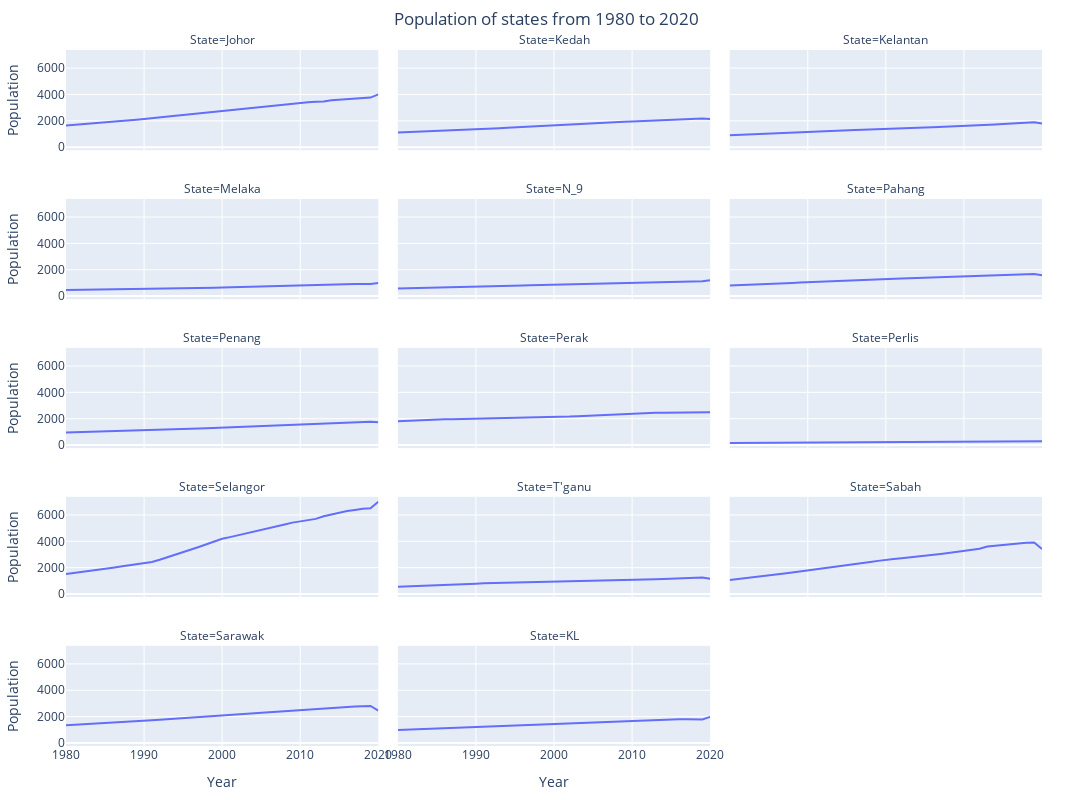

Notebook code for this chart:
### Code cell
# facet plot

fig = px.line(melted_state, x='Year', y='Population', facet_col='State', facet_col_wrap=3,
title='Population of states from 1980 to 2020')

# adjust layout to add space between facets
fig.update_layout(
    title='Population of states from 1980 to 2020',
    margin=dict(t=50, b=50, l=50, r=50),
    height=800,
    width=1200
)

# center the chart title
fig.update_layout(title_x=0.5)

fig.show()

### Figure 1 — Plotly figure (JSON) as saved in the notebook; plotly's stock layout.template omitted (floating-point values rounded to 4 significant figures)
{"data": [{"hovertemplate": "State=Johor<br>Year=%{x}<br>Population=%{y}<extra></extra>", "legendgroup": "", "line": {"color": "#636efa", "dash": "solid"}, "marker": {"symbol": "circle"}, "mode": "lines", "name": "", "orientation": "v", "showlegend": false, "type": "scatter", "x": [1980, 1981, 1982, 1983, 1984, 1985, 1986, 1987, 1988, 1989, 1990, 1991, 1992, 1993, 1994, 1995, 1996, 1997, 1998, 1999, 2000, 2001, 2002, 2003, 2004, 2005, 2006, 2007, 2008, 2009, 2010, 2011, 2012, 2013, 2014, 2015, 2016, 2017, 2018, 2019, 2020], "xaxis": "x13", "y": [1646.0, 1689.0, 1735.0, 1780.0, 1826.0, 1876.0, 1926.0, 1978.0, 2031, 2086.0, 2140.0, 2188.0, 2249.0, 2313.0, 2378.0, 2441.0, 2504.0, 2568.0, 2632.0, 2699.0, 2762.0, 2830.0, 2894.0, 2954, 3015.0, 3074.0, 3134.0, 3194.0, 3252.0, 3309.0, 3363.0, 3410.0, 3450.0, 3474.0, 3560.0, 3610.0, 3652.0, 3697, 3749.0, 3761.0, 4010.0], "yaxis": "y13"}, {"hovertemplate": "State=Kedah<br>Year=%{x}<br>Population=%{y}<extra></extra>", "legendgroup": "", "line": {"color": "#636efa", "dash": "solid"}, "marker": {"symbol": "circle"}, "mode": "lines", "name": "", "orientation": "v", "showlegend": false, "type": "scatter", "x": [1980, 1981, 1982, 1983, 1984, 1985, 1986, 1987, 1988, 1989, 1990, 1991, 1992, 1993, 1994, 1995, 1996, 1997, 1998, 1999, 2000, 2001, 2002, 2003, 2004, 2005, 2006, 2007, 2008, 2009, 2010, 2011, 2012, 2013, 2014, 2015, 2016, 2017, 2018, 2019, 2020], "xaxis": "x14", "y": [1120.0, 1140.0, 1162.0, 1184.0, 1206.0, 1231.0, 1256.0, 1281.0, 1305.0, 1329.0, 1352.0, 1371.0, 1402.0, 1434.0, 1467.0, 1500.0, 1533.0, 1567.0, 1601.0, 1636.0, 1672.0, 1704.0, 1735.0, 1764.0, 1792.0, 1820.0, 1848.0, 1874.0, 1900.0, 1925.0, 1949.0, 1972.0, 2001.0, 2040.0, 2063.0, 2096.0, 2120.0, 2144.0, 2163, 2174.0, 2131.0], "yaxis": "y14"}, {"hovertemplate": "State=Kelantan<br>Year=%{x}<br>Population=%{y}<extra></extra>", "legendgroup": "", "line": {"color": "#636efa", "dash": "solid"}, "marker": {"symbol": "circle"}, "mode": "lines", "name": "", "orientation": "v", "showlegend": false, "type": "scatter", "x": [1980, 1981, 1982, 1983, 1984, 1985, 1986, 1987, 1988, 1989, 1990, 1991, 1992, 1993, 1994, 1995, 1996, 1997, 1998, 1999, 2000, 2001, 2002, 2003, 2004, 2005, 2006, 2007, 2008, 2009, 2010, 2011, 2012, 2013, 2014, 2015, 2016, 2017, 2018, 2019, 2020], "xaxis": "x15", "y": [895.7, 920.5, 947.1, 974.6, 1003.0, 1033.0, 1063.0, 1093.0, 1124, 1154.0, 1187.0, 1227, 1244.0, 1259.0, 1274.0, 1288.0, 1301.0, 1314.0, 1329.0, 1345.0, 1361.0, 1390, 1417.0, 1440.0, 1464.0, 1486.0, 1508.0, 1529.0, 1550.0, 1570, 1590.0, 1619.0, 1651, 1684.0, 1723.0, 1761.0, 1797.0, 1829, 1860.0, 1884.0, 1792.0], "yaxis": "y15"}, {"hovertemplate": "State=Melaka<br>Year=%{x}<br>Population=%{y}<extra></extra>", "legendgroup": "", "line": {"color": "#636efa", "dash": "solid"}, "marker": {"symbol": "circle"}, "mode": "lines", "name": "", "orientation": "v", "showlegend": false, "type": "scatter", "x": [1980, 1981, 1982, 1983, 1984, 1985, 1986, 1987, 1988, 1989, 1990, 1991, 1992, 1993, 1994, 1995, 1996, 1997, 1998, 1999, 2000, 2001, 2002, 2003, 2004, 2005, 2006, 2007, 2008, 2009, 2010, 2011, 2012, 2013, 2014, 2015, 2016, 2017, 2018, 2019, 2020], "xaxis": "x10", "y": [466.9, 472.6, 478.7, 484.8, 491.2, 498.6, 505.6, 513.1, 520.5, 527.4, 534.2, 540.2, 551.8, 563.3, 574.9, 586.1, 597.3, 608.8, 620.5, 633.1, 646.6, 665.8, 684.1, 701.8, 719.8, 737.3, 755, 772.8, 790.5, 807.8, 823.6, 833.2, 843.2, 856.7, 871.7, 889, 901.1, 913.1, 922.4, 928.4, 998.4], "yaxis": "y10"}, {"hovertemplate": "State=N_9<br>Year=%{x}<br>Population=%{y}<extra></extra>", "legendgroup": "", "line": {"color": "#636efa", "dash": "solid"}, "marker": {"symbol": "circle"}, "mode": "lines", "name": "", "orientation": "v", "showlegend": false, "type": "scatter", "x": [1980, 1981, 1982, 1983, 1984, 1985, 1986, 1987, 1988, 1989, 1990, 1991, 1992, 1993, 1994, 1995, 1996, 1997, 1998, 1999, 2000, 2001, 2002, 2003, 2004, 2005, 2006, 2007, 2008, 2009, 2010, 2011, 2012, 2013, 2014, 2015, 2016, 2017, 2018, 2019, 2020], "xaxis": "x11", "y": [576.7, 587.2, 598.9, 611.3, 623.8, 638.4, 653.7, 668.9, 683.5, 698.2, 713.4, 726.2, 741.7, 757, 772.4, 787.5, 802.6, 818, 833.5, 849.5, 866.1, 883.7, 900.3, 916.8, 933.7, 950.3, 967, 983.5, 999.6, 1015.0, 1030.0, 1047.0, 1058.0, 1072.0, 1080.0, 1089.0, 1099.0, 1114, 1123.0, 1126.0, 1200], "yaxis": "y11"}, {"hovertemplate": "State=Pahang<br>Year=%{x}<br>Population=%{y}<extra></extra>", "legendgroup": "", "line": {"color": "#636efa", "dash": "solid"}, "marker": {"symbol": "circle"}, "mode": "lines", "name": "", "orientation": "v", "showlegend": false, "type": "scatter", "x": [1980, 1981, 1982, 1983, 1984, 1985, 1986, 1987, 1988, 1989, 1990, 1991, 1992, 1993, 1994, 1995, 1996, 1997, 1998, 1999, 2000, 2001, 2002, 2003, 2004, 2005, 2006, 2007, 2008, 2009, 2010, 2011, 2012, 2013, 2014, 2015, 2016, 2017, 2018, 2019, 2020], "xaxis": "x12", "y": [802.1, 820.6, 842.3, 864.8, 888.7, 915.2, 943.5, 971, 998.4, 1026.0, 1054.0, 1080.0, 1104.0, 1128, 1152.0, 1176.0, 1201.0, 1225.0, 1249.0, 1272.0, 1296.0, 1317.0, 1339.0, 1360, 1380.0, 1401.0, 1421.0, 1441.0, 1462.0, 1482.0, 1502.0, 1527.0, 1547.0, 1569.0, 1592.0, 1608.0, 1627.0, 1647, 1665.0, 1671.0, 1591.0], "yaxis": "y12"}, {"hovertemplate": "State=Penang<br>Year=%{x}<br>Population=%{y}<extra></extra>", "legendgroup": "", "line": {"color": "#636efa", "dash": "solid"}, "marker": {"symbol": "circle"}, "mode": "lines", "name": "", "orientation": "v", "showlegend": false, "type": "scatter", "x": [1980, 1981, 1982, 1983, 1984, 1985, 1986, 1987, 1988, 1989, 1990, 1991, 1992, 1993, 1994, 1995, 1996, 1997, 1998, 1999, 2000, 2001, 2002, 2003, 2004, 2005, 2006, 2007, 2008, 2009, 2010, 2011, 2012, 2013, 2014, 2015, 2016, 2017, 2018, 2019, 2020], "xaxis": "x7", "y": [960.7, 975.4, 990.9, 1006.0, 1021.0, 1038.0, 1055.0, 1070.0, 1087.0, 1103.0, 1118.0, 1134.0, 1154, 1175.0, 1196.0, 1217.0, 1238.0, 1259, 1283.0, 1308.0, 1333.0, 1361, 1387.0, 1412.0, 1437.0, 1460.0, 1484.0, 1508.0, 1531.0, 1554.0, 1576.0, 1601, 1623.0, 1663.0, 1678.0, 1698.0, 1718.0, 1744.0, 1763.0, 1769.0, 1740.0], "yaxis": "y7"}, {"hovertemplate": "State=Perak<br>Year=%{x}<br>Population=%{y}<extra></extra>", "legendgroup": "", "line": {"color": "#636efa", "dash": "solid"}, "marker": {"symbol": "circle"}, "mode": "lines", "name": "", "orientation": "v", "showlegend": false, "type": "scatter", "x": [1980, 1981, 1982, 1983, 1984, 1985, 1986, 1987, 1988, 1989, 1990, 1991, 1992, 1993, 1994, 1995, 1996, 1997, 1998, 1999, 2000, 2001, 2002, 2003, 2004, 2005, 2006, 2007, 2008, 2009, 2010, 2011, 2012, 2013, 2014, 2015, 2016, 2017, 2018, 2019, 2020], "xaxis": "x8", "y": [1807.0, 1838.0, 1867.0, 1891.0, 1912.0, 1932.0, 1951.0, 1968.0, 1980.0, 1988.0, 1993.0, 1995.0, 2007.0, 2018.0, 2028.0, 2038.0, 2047, 2055.0, 2066.0, 2077.0, 2092.0, 2129, 2162.0, 2192.0, 2222.0, 2251.0, 2279.0, 2306.0, 2332.0, 2356.0, 2379, 2403.0, 2427, 2447.0, 2459.0, 2467.0, 2482.0, 2493.0, 2504.0, 2509.0, 2496], "yaxis": "y8"}, {"hovertemplate": "State=Perlis<br>Year=%{x}<br>Population=%{y}<extra></extra>", "legendgroup": "", "line": {"color": "#636efa", "dash": "solid"}, "marker": {"symbol": "circle"}, "mode": "lines", "name": "", "orientation": "v", "showlegend": false, "type": "scatter", "x": [1980, 1981, 1982, 1983, 1984, 1985, 1986, 1987, 1988, 1989, 1990, 1991, 1992, 1993, 1994, 1995, 1996, 1997, 1998, 1999, 2000, 2001, 2002, 2003, 2004, 2005, 2006, 2007, 2008, 2009, 2010, 2011, 2012, 2013, 2014, 2015, 2016, 2017, 2018, 2019, 2020], "xaxis": "x9", "y": [148.7, 151.6, 154.9, 158.2, 161.7, 165.9, 170.2, 174.5, 178.8, 182.9, 187, 190.7, 192.7, 194.7, 196.7, 198.8, 200.4, 202.1, 203.8, 205.7, 207.6, 210.4, 213.2, 216, 218.8, 221.6, 224.4, 227.2, 230.1, 233, 235.8, 237.3, 239.4, 242.1, 245.1, 248.5, 251, 252, 253.5, 254, 284.9], "yaxis": "y9"}, {"hovertemplate": "State=Selangor<br>Year=%{x}<br>Population=%{y}<extra></extra>", "legendgroup": "", "line": {"color": "#636efa", "dash": "solid"}, "marker": {"symbol": "circle"}, "mode": "lines", "name": "", "orientation": "v", "showlegend": false, "type": "scatter", "x": [1980, 1981, 1982, 1983, 1984, 1985, 1986, 1987, 1988, 1989, 1990, 1991, 1992, 1993, 1994, 1995, 1996, 1997, 1998, 1999, 2000, 2001, 2002, 2003, 2004, 2005, 2006, 2007, 2008, 2009, 2010, 2011, 2012, 2013, 2014, 2015, 2016, 2017, 2018, 2019, 2020], "xaxis": "x4", "y": [1524.0, 1595.0, 1668.0, 1744.0, 1822, 1906.0, 1993.0, 2080.0, 2167.0, 2255.0, 2345.0, 2431.0, 2606.0, 2789.0, 2978.0, 3173.0, 3371.0, 3572.0, 3778.0, 3982.0, 4189.0, 4318.0, 4446.0, 4577.0, 4713.0, 4850.0, 4986.0, 5127.0, 5268.0, 5418.0, 5502.0, 5600.0, 5702.0, 5905.0, 6051.0, 6178, 6292.0, 6381.0, 6475, 6506.0, 6994.0], "yaxis": "y4"}, {"hovertemplate": "State=T'ganu<br>Year=%{x}<br>Population=%{y}<extra></extra>", "legendgroup": "", "line": {"color": "#636efa", "dash": "solid"}, "marker": {"symbol": "circle"}, "mode": "lines", "name": "", "orientation": "v", "showlegend": false, "type": "scatter", "x": [1980, 1981, 1982, 1983, 1984, 1985, 1986, 1987, 1988, 1989, 1990, 1991, 1992, 1993, 1994, 1995, 1996, 1997, 1998, 1999, 2000, 2001, 2002, 2003, 2004, 2005, 2006, 2007, 2008, 2009, 2010, 2011, 2012, 2013, 2014, 2015, 2016, 2017, 2018, 2019, 2020], "xaxis": "x5", "y": [541.7, 560.8, 581.4, 602.9, 625.8, 651.6, 678.3, 704.3, 730.9, 757.3, 784.6, 810.7, 823.8, 836.5, 848.6, 860, 870.7, 880.4, 889.6, 896.6, 902.6, 920, 936.6, 951.4, 966.6, 981.4, 995.9, 1010.0, 1025.0, 1041.0, 1055.0, 1079, 1094.0, 1113.0, 1140.0, 1161, 1183.0, 1208, 1228.0, 1244.0, 1149.0], "yaxis": "y5"}, {"hovertemplate": "State=Sabah<br>Year=%{x}<br>Population=%{y}<extra></extra>", "legendgroup": "", "line": {"color": "#636efa", "dash": "solid"}, "marker": {"symbol": "circle"}, "mode": "lines", "name": "", "orientation": "v", "showlegend": false, "type": "scatter", "x": [1980, 1981, 1982, 1983, 1984, 1985, 1986, 1987, 1988, 1989, 1990, 1991, 1992, 1993, 1994, 1995, 1996, 1997, 1998, 1999, 2000, 2001, 2002, 2003, 2004, 2005, 2006, 2007, 2008, 2009, 2010, 2011, 2012, 2013, 2014, 2015, 2016, 2017, 2018, 2019, 2020], "xaxis": "x6", "y": [1055.0, 1120.0, 1186.0, 1255.0, 1326.0, 1399.0, 1474.0, 1551.0, 1630.0, 1709.0, 1788.0, 1814.0, 1897.0, 1982.0, 2069.0, 2156.0, 2245, 2334.0, 2424.0, 2514.0, 2604.0, 2663.0, 2719.0, 2774, 2833.0, 2897, 2963.0, 3032.0, 3105.0, 3181.0, 3260, 3346.0, 3433.0, 3612.0, 3670.0, 3720.0, 3803.0, 3856.0, 3898.0, 3904.0, 3419.0], "yaxis": "y6"}, {"hovertemplate": "State=Sarawak<br>Year=%{x}<br>Population=%{y}<extra></extra>", "legendgroup": "", "line": {"color": "#636efa", "dash": "solid"}, "marker": {"symbol": "circle"}, "mode": "lines", "name": "", "orientation": "v", "showlegend": false, "type": "scatter", "x": [1980, 1981, 1982, 1983, 1984, 1985, 1986, 1987, 1988, 1989, 1990, 1991, 1992, 1993, 1994, 1995, 1996, 1997, 1998, 1999, 2000, 2001, 2002, 2003, 2004, 2005, 2006, 2007, 2008, 2009, 2010, 2011, 2012, 2013, 2014, 2015, 2016, 2017, 2018, 2019, 2020], "xaxis": "x", "y": [1351.0, 1380.0, 1410.0, 1441.0, 1471.0, 1504.0, 1540.0, 1576, 1615.0, 1652.0, 1688.0, 1724.0, 1758.0, 1795.0, 1832.0, 1868.0, 1904.0, 1942.0, 1982.0, 2024.0, 2072.0, 2116.0, 2158.0, 2199, 2240.0, 2282.0, 2325.0, 2366.0, 2408.0, 2451.0, 2487.0, 2528.0, 2570.0, 2642.0, 2664, 2702.0, 2739.0, 2766.0, 2792.0, 2806, 2454.0], "yaxis": "y"}, {"hovertemplate": "State=KL<br>Year=%{x}<br>Population=%{y}<extra></extra>", "legendgroup": "", "line": {"color": "#636efa", "dash": "solid"}, "marker": {"symbol": "circle"}, "mode": "lines", "name": "", "orientation": "v", "showlegend": false, "type": "scatter", "x": [1980, 1981, 1982, 1983, 1984, 1985, 1986, 1987, 1988, 1989, 1990, 1991, 1992, 1993, 1994, 1995, 1996, 1997, 1998, 1999, 2000, 2001, 2002, 2003, 2004, 2005, 2006, 2007, 2008, 2009, 2010, 2011, 2012, 2013, 2014, 2015, 2016, 2017, 2018, 2019, 2020], "xaxis": "x2", "y": [982.9, 1006.0, 1028.0, 1051.0, 1072.0, 1096.0, 1120.0, 1145.0, 1170.0, 1194.0, 1218.0, 1262.0, 1282.0, 1299.0, 1314.0, 1329.0, 1342.0, 1356.0, 1373, 1394, 1416, 1446.0, 1474.0, 1500.0, 1526.0, 1552.0, 1578.0, 1603.0, 1629.0, 1653.0, 1675.0, 1693, 1702.0, 1723.0, 1737.0, 1780.0, 1790.0, 1793.0, 1790, 1782.0, 1982.0], "yaxis": "y2"}], "layout": {"annotations": [{"font": {}, "showarrow": false, "text": "State=Sarawak", "x": 0.16, "xanchor": "center", "xref": "paper", "y": 0.144, "yanchor": "bottom", "yref": "paper"}, {"font": {}, "showarrow": false, "text": "State=KL", "x": 0.5, "xanchor": "center", "xref": "paper", "y": 0.144, "yanchor": "bottom", "yref": "paper"}, {"font": {}, "showarrow": false, "text": "State=Selangor", "x": 0.16, "xanchor": "center", "xref": "paper", "y": 0.358, "yanchor": "bottom", "yref": "paper"}, {"font": {}, "showarrow": false, "text": "State=T'ganu", "x": 0.5, "xanchor": "center", "xref": "paper", "y": 0.358, "yanchor": "bottom", "yref": "paper"}, {"font": {}, "showarrow": false, "text": "State=Sabah", "x": 0.84, "xanchor": "center", "xref": "paper", "y": 0.358, "yanchor": "bottom", "yref": "paper"}, {"font": {}, "showarrow": false, "text": "State=Penang", "x": 0.16, "xanchor": "center", "xref": "paper", "y": 0.572, "yanchor": "bottom", "yref": "paper"}, {"font": {}, "showarrow": false, "text": "State=Perak", "x": 0.5, "xanchor": "center", "xref": "paper", "y": 0.572, "yanchor": "bottom", "yref": "paper"}, {"font": {}, "showarrow": false, "text": "State=Perlis", "x": 0.84, "xanchor": "center", "xref": "paper", "y": 0.572, "yanchor": "bottom", "yref": "paper"}, {"font": {}, "showarrow": false, "text": "State=Melaka", "x": 0.16, "xanchor": "center", "xref": "paper", "y": 0.786, "yanchor": "bottom", "yref": "paper"}, {"font": {}, "showarrow": false, "text": "State=N_9", "x": 0.5, "xanchor": "center", "xref": "paper", "y": 0.786, "yanchor": "bottom", "yref": "paper"}, {"font": {}, "showarrow": false, "text": "State=Pahang", "x": 0.84, "xanchor": "center", "xref": "paper", "y": 0.786, "yanchor": "bottom", "yref": "paper"}, {"font": {}, "showarrow": false, "text": "State=Johor", "x": 0.16, "xanchor": "center", "xref": "paper", "y": 1, "yanchor": "bottom", "yref": "paper"}, {"font": {}, "showarrow": false, "text": "State=Kedah", "x": 0.5, "xanchor": "center", "xref": "paper", "y": 1, "yanchor": "bottom", "yref": "paper"}, {"font": {}, "showarrow": false, "text": "State=Kelantan", "x": 0.84, "xanchor": "center", "xref": "paper", "y": 1, "yanchor": "bottom", "yref": "paper"}], "height": 800, "legend": {"tracegroupgap": 0}, "margin": {"b": 50, "l": 50, "r": 50, "t": 50}, "title": {"text": "Population of states from 1980 to 2020", "x": 0.5}, "width": 1200, "xaxis": {"anchor": "y", "domain": [0, 0.32], "title": {"text": "Year"}}, "xaxis10": {"anchor": "y10", "domain": [0, 0.32], "matches": "x", "showticklabels": false}, "xaxis11": {"anchor": "y11", "domain": [0.34, 0.66], "matches": "x", "showticklabels": false}, "xaxis12": {"anchor": "y12", "domain": [0.68, 1.0], "matches": "x", "showticklabels": false}, "xaxis13": {"anchor": "y13", "domain": [0, 0.32], "matches": "x", "showticklabels": false}, "xaxis14": {"anchor": "y14", "domain": [0.34, 0.66], "matches": "x", "showticklabels": false}, "xaxis15": {"anchor": "y15", "domain": [0.68, 1.0], "matches": "x", "showticklabels": false}, "xaxis2": {"anchor": "y2", "domain": [0.34, 0.66], "matches": "x", "title": {"text": "Year"}}, "xaxis3": {"anchor": "y3", "domain": [0.68, 1.0], "matches": "x", "title": {"text": "Year"}}, "xaxis4": {"anchor": "y4", "domain": [0, 0.32], "matches": "x", "showticklabels": false}, "xaxis5": {"anchor": "y5", "domain": [0.34, 0.66], "matches": "x", "showticklabels": false}, "xaxis6": {"anchor": "y6", "domain": [0.68, 1.0], "matches": "x", "showticklabels": false}, "xaxis7": {"anchor": "y7", "domain": [0, 0.32], "matches": "x", "showticklabels": false}, "xaxis8": {"anchor": "y8", "domain": [0.34, 0.66], "matches": "x", "showticklabels": false}, "xaxis9": {"anchor": "y9", "domain": [0.68, 1.0], "matches": "x", "showticklabels": false}, "yaxis": {"anchor": "x", "domain": [0, 0.144], "title": {"text": "Population"}}, "yaxis10": {"anchor": "x10", "domain": [0.642, 0.786], "matches": "y", "title": {"text": "Population"}}, "yaxis11": {"anchor": "x11", "domain": [0.642, 0.786], "matches": "y", "showticklabels": false}, "yaxis12": {"anchor": "x12", "domain": [0.642, 0.786], "matches": "y", "showticklabels": false}, "yaxis13": {"anchor": "x13", "domain": [0.856, 1], "matches": "y", "title": {"text": "Population"}}, "yaxis14": {"anchor": "x14", "domain": [0.856, 1], "matches": "y", "showticklabels": false}, "yaxis15": {"anchor": "x15", "domain": [0.856, 1], "matches": "y", "showticklabels": false}, "yaxis2": {"anchor": "x2", "domain": [0, 0.144], "matches": "y", "showticklabels": false}, "yaxis3": {"anchor": "x3", "domain": [0, 0.144], "matches": "y", "showticklabels": false}, "yaxis4": {"anchor": "x4", "domain": [0.214, 0.358], "matches": "y", "title": {"text": "Population"}}, "yaxis5": {"anchor": "x5", "domain": [0.214, 0.358], "matches": "y", "showticklabels": false}, "yaxis6": {"anchor": "x6", "domain": [0.214, 0.358], "matches": "y", "showticklabels": false}, "yaxis7": {"anchor": "x7", "domain": [0.428, 0.572], "matches": "y", "title": {"text": "Population"}}, "yaxis8": {"anchor": "x8", "domain": [0.428, 0.572], "matches": "y", "showticklabels": false}, "yaxis9": {"anchor": "x9", "domain": [0.428, 0.572], "matches": "y", "showticklabels": false}}}
